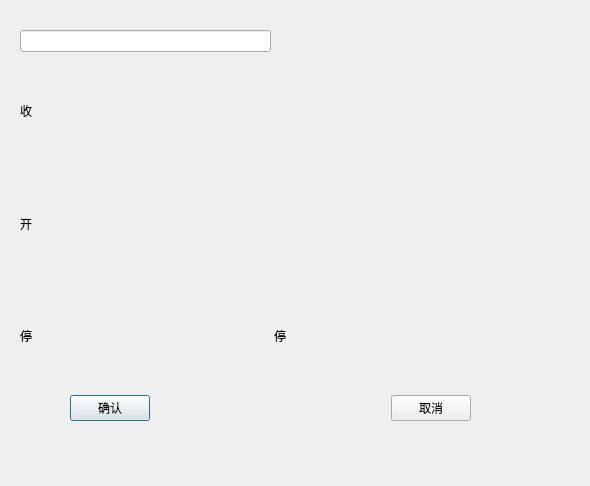
<?xml version="1.0" encoding="UTF-8"?>
<ui version="4.0">
 <class>Dialog</class>
 <widget class="QDialog" name="Dialog">
  <property name="geometry">
   <rect>
    <x>0</x>
    <y>0</y>
    <width>590</width>
    <height>486</height>
   </rect>
  </property>
  <property name="sizePolicy">
   <sizepolicy hsizetype="Expanding" vsizetype="Expanding">
    <horstretch>0</horstretch>
    <verstretch>0</verstretch>
   </sizepolicy>
  </property>
  <property name="windowTitle">
   <string>Dialog</string>
  </property>
  <widget class="QWidget" name="">
   <property name="geometry">
    <rect>
     <x>20</x>
     <y>30</y>
     <width>501</width>
     <height>391</height>
    </rect>
   </property>
   <layout class="QVBoxLayout" name="verticalLayout">
    <item>
     <layout class="QHBoxLayout" name="horizontalLayout_2">
      <item>
       <widget class="QLineEdit" name="lineEdit"/>
      </item>
      <item>
       <spacer name="horizontalSpacer_2">
        <property name="orientation">
         <enum>Qt::Horizontal</enum>
        </property>
        <property name="sizeHint" stdset="0">
         <size>
          <width>40</width>
          <height>20</height>
         </size>
        </property>
       </spacer>
      </item>
     </layout>
    </item>
    <item>
     <layout class="QVBoxLayout" name="verticalLayout_2">
      <item>
       <widget class="QLabel" name="label">
        <property name="text">
         <string>收</string>
        </property>
       </widget>
      </item>
      <item>
       <widget class="QLabel" name="label_3">
        <property name="text">
         <string>开</string>
        </property>
       </widget>
      </item>
      <item>
       <layout class="QHBoxLayout" name="horizontalLayout_3">
        <item>
         <widget class="QLabel" name="label_2">
          <property name="text">
           <string>停</string>
          </property>
         </widget>
        </item>
        <item>
         <widget class="QLabel" name="label_4">
          <property name="text">
           <string>停</string>
          </property>
         </widget>
        </item>
       </layout>
      </item>
     </layout>
    </item>
    <item>
     <layout class="QHBoxLayout" name="horizontalLayout">
      <property name="leftMargin">
       <number>50</number>
      </property>
      <property name="rightMargin">
       <number>50</number>
      </property>
      <item>
       <widget class="QPushButton" name="pushButton">
        <property name="text">
         <string>确认</string>
        </property>
       </widget>
      </item>
      <item>
       <spacer name="horizontalSpacer">
        <property name="orientation">
         <enum>Qt::Horizontal</enum>
        </property>
        <property name="sizeHint" stdset="0">
         <size>
          <width>40</width>
          <height>20</height>
         </size>
        </property>
       </spacer>
      </item>
      <item>
       <widget class="QPushButton" name="pushButton_2">
        <property name="text">
         <string>取消</string>
        </property>
       </widget>
      </item>
     </layout>
    </item>
   </layout>
  </widget>
 </widget>
 <resources/>
 <connections/>
</ui>
